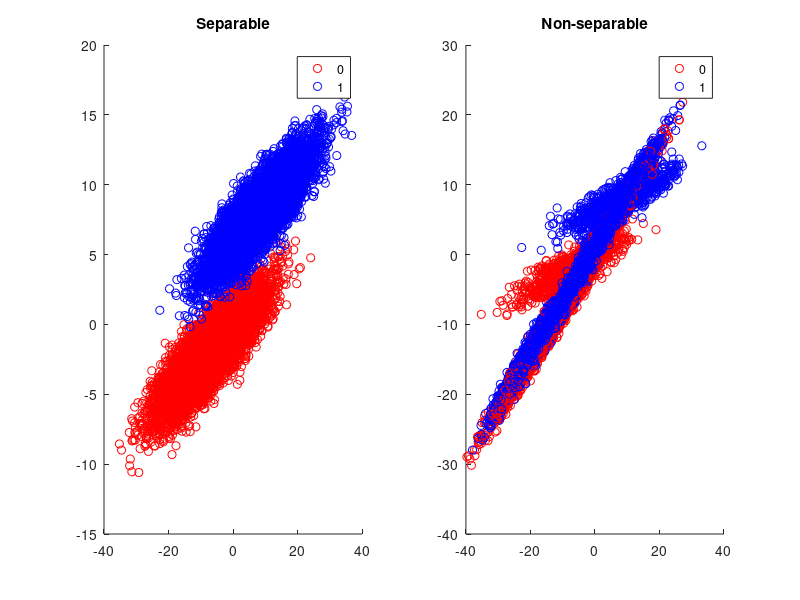

This figure's MATLAB source: (Note: this script raises an error after producing the figure.)
%% SVM vs FLDA
% How much data does the SVM and FLDA need in order to generalize.
% Separable and non-separable case.


%% Data
% We will create two datasets - one that's separable and another that's
% non-separable. We will create two distributions and draw samples from
% them.
rng(1) % for reproducibility
shuffle = randperm(20000);

theta = 60; %angle to rotate by
sXa = (randn(10000,2)*3 + 2) * [2 1; 1 1] * [cos(theta) -sin(theta); sin(theta) cos(theta)];
sXb = (randn(10000,2)*3) * [2 1; 1 1] * [cos(theta) -sin(theta); sin(theta) cos(theta)] + 8;
separable.X = [sXa; sXb]; % combine into single dataset
separable.Y = [zeros(10000,1);ones(10000,1)]; % set labels
s = separable; % for convenience
s.X = s.X(shuffle,:); % shuffle
s.Y = s.Y(shuffle,:);

nsXa = (randn(10000,2)*3 + 2) * [2 3; 1 1] * [cos(theta) -sin(theta); sin(theta) cos(theta)];
nsXb = (randn(10000,2)*3 + 2) * [2 3; 1 1] * [cos(theta) -sin(theta); sin(theta) cos(theta)] + 3;
nonseparable.X = [nsXa; nsXb]; % combine into single dataset
nonseparable.Y = [zeros(10000,1);ones(10000,1)]; % set labels
ns = nonseparable; % for convenience
ns.X = ns.X(shuffle,:); % shuffle
ns.Y = ns.Y(shuffle,:);

% Now we can plot the data
close all

figure()

subplot(1,2,1)
gscatter(s.X(:,1),s.X(:,2),s.Y,'rb')
title('Separable')

subplot(1,2,2)
gscatter(ns.X(:,1),ns.X(:,2),ns.Y,'rb')
title('Non-separable')

%% Set up validation set and test set for 10-fold cross validation

s.test.X = s.X(1:length(s.X)*.1, :); % leave 10% aside for test set
s.test.Y = s.Y(1:length(s.Y)*.1, :);
svalidX = s.X((length(s.Y)*.1+1):end,:);
svalidY = s.Y((length(s.Y)*.1+1):end,:);

ns.test.X = ns.X(1:length(ns.X)*.1, :);
ns.test.Y = ns.Y(1:length(ns.Y)*.1, :);
nsvalidX = ns.X((length(ns.X)*.1+1):end, :);
nsvalidY = ns.Y((length(ns.Y)*.1+1):end, :);

len = length(svalidX);
% set up 10-fold validation set
for i = 1:10
    s.valid.X{i} = svalidX(((i-1)*.1*len)+1:(i*.1*len),:);
    s.valid.Y{i} = svalidY(((i-1)*.1*len)+1:(i*.1*len),:);
    ns.valid.X{i} = nsvalidX(((i-1)*.1*len)+1:(i*.1*len),:);
    ns.valid.Y{i} = nsvalidY(((i-1)*.1*len)+1:(i*.1*len),:);
end


%% Don't run this section unless different distribution!
% With the artificial dataset, performance was best with C of .1, 1, or 10. It
% (obviously) didn't matter in the separable case. Since a higher C leads to a smaller margin,
% better generalization bounds are guaranteed with a lower C (larger margin) - therefore,
% we will stick with a C of .1.

% %% Get SVM parameter
% % This is a little tricky, since SVM has a parameter, while FLD doesn't.
% % Therefore, I will first plot performance of the SVM as a function of the
% % slack variable in both the separable and non-separable case using
% % grid-search.
% 
%C = [.001; .01; .1; 1; 10];
% 
% for i = 1:length(C)
%     spc = zeros(10,1);
%     nspc = zeros(10,1);
%     for j = 1:10
%         scrossX = [];
%         scrossY = [];
%         nscrossX = [];
%         nscrossY = [];
%         svalidX = s.valid.X{j};
%         svalidY = s.valid.Y{j};
%         nsvalidX = ns.valid.X{j};
%         nsvalidY = ns.valid.Y{j};
%         for k = 1:10
%             if j ~= k
%                 scrossX = [scrossX; s.valid.X{k}];
%                 scrossY = [scrossY; s.valid.Y{k}];
%                 nscrossX = [nscrossX; ns.valid.X{k}];
%                 nscrossY = [nscrossY; ns.valid.Y{k}];
%             end
%         end
%         % train model
%         smodel = fitcsvm(scrossX, scrossY, 'boxconstraint', C(i));
%         nsmodel = fitcsvm(nscrossX, nscrossY, 'boxconstraint', C(i));
%         
%         % test model
%         spred = predict(smodel, svalidX);
%         nspred = predict(nsmodel, nsvalidX);
%         
%         % calculate percent correct
%         spc(j) = sum(abs(spred - svalidY)) / length(spred);
%         nspc(j) = sum(abs(nspred - nsvalidY)) / length(nspred);
%     end
%     s.svm.cvparam{i}.C = C(i);
%     s.svm.cvparam{i}.mean = mean(spc);
%     s.svm.cvparam{i}.std = std(spc);
%     ns.svm.cvparam{i}.C = C(i);
%     ns.svm.cvparam{i}.mean = mean(nspc);
%     ns.svm.cvparam{i}.std = std(nspc);
% end
%  
% smeans = [];
% sstds = [];
% nsmeans = [];
% nsstds = [];
% for i = 1:length(ns.svm.cvparam)
%     smeans = [smeans; s.svm.cvparam{i}.mean];
%     sstds = [sstds; s.svm.cvparam{i}.std];
%     nsmeans = [nsmeans; ns.svm.cvparam{i}.mean];
%     nsstds = [nsstds; ns.svm.cvparam{i}.std];
% end
% 
% figure()
% 
% subplot(1,2,1)
% errorbar(C,smeans,sstds)subplot(1,2,1)
gscatter(s.test.X(:,1),s.test.X(:,2),s.test.Y,'rb')
title('Separable')

subplot(1,2,2)
gscatter(ns.test.X(:,1),ns.test.X(:,2),ns.test.Y,'rb')
title('Non-separable')

% title('Separable')
% 
% subplot(1,2,2)
% errorbar(C,nsmeans,nsstds)
% title('Non-separable')


%% Now train and test svm and fld with varying amounts of data
% Use varying amounts of data to train and test svm vs fld. 
% Need fewer points!!!

C = .1;
N = [10, 100, 1000];
svm_spc = zeros(10,1);
svm_nspc = zeros(10,1);
fld_spc = zeros(10,1);
fld_nspc = zeros(10,1);
for i = 1:length(N)
    sX = [];
    sY = [];
    nsX = [];
    nsY = [];
    for j = 1:i
        sX = [sX; s.valid.X{j}];
        sY = [sY; s.valid.Y{j}];
        nsX = [nsX; ns.valid.X{j}];
        nsY = [nsY; ns.valid.Y{j}];
    end
    sX = s.valid.X{1}(1:N(i),:);
    sY = s.valid.Y{1}(1:N(i),:);
    nsX = ns.valid.X{1}(1:N(i),:);
    nsY = ns.valid.Y{1}(1:N(i),:);


    % train svm
    smodel = fitcsvm(sX, sY, 'boxconstraint', C);
    nsmodel = fitcsvm(nsX, nsY, 'boxconstraint', C);

    % test svm
    spred = predict(smodel, s.test.X);
    nspred = predict(nsmodel, ns.test.X);

    % calculate percent correct
    svm_spc(i) = sum(abs(spred - s.test.Y)) / length(spred);
    svm_nspc(i) = sum(abs(nspred - ns.test.Y)) / length(nspred);
    
%     train fld
%     [sw, st, ~] = fisher_training(sX, sY);
%     [nsw, nst, ~] = fisher_training(nsX, nsY);
%     
%     test fld
%     sp = fisher_testing(s.test.X, sw, st);
%     nsp = fisher_testing(ns.test.X, nsw, nst);
    
    sparams = TrainFLDA(sX,sY);
    nsparams = TrainFLDA(nsX, nsY);
    
    sp = TestFLDA(sparams, s.test.X, [1,0]);
    nsp = TestFLDA(nsparams, ns.test.X, [1,0]);
    
    % calculate percent correct
    fld_spc(i) = sum(abs(sp - s.test.Y)) / length(sp);
    fld_nspc(i) = sum(abs(nsp - ns.test.Y)) / length(nsp);
    
    
end

%%

figure
plot((1:10),[svm_spc'; svm_nspc'; fld_spc'; fld_nspc'])
legend('svm s','svm ns','fld s','fld ns')
title('Error rate per number of training samples')
xlabel('number of samples')
ylabel('error rate')
